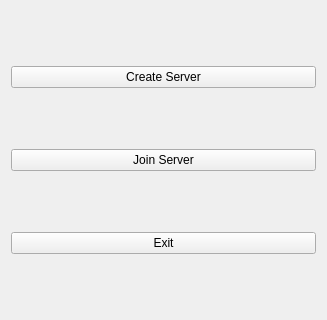
<?xml version="1.0" encoding="UTF-8"?>
<ui version="4.0">
 <class>potg_main</class>
 <widget class="QWidget" name="potg_main">
  <property name="geometry">
   <rect>
    <x>0</x>
    <y>0</y>
    <width>327</width>
    <height>320</height>
   </rect>
  </property>
  <property name="windowTitle">
   <string>Form</string>
  </property>
  <layout class="QVBoxLayout" name="verticalLayout">
   <item>
    <widget class="QPushButton" name="create_server_button">
     <property name="text">
      <string>Create Server</string>
     </property>
    </widget>
   </item>
   <item>
    <widget class="QPushButton" name="join_server_button">
     <property name="text">
      <string>Join Server</string>
     </property>
    </widget>
   </item>
   <item>
    <widget class="QPushButton" name="exit_game_button">
     <property name="text">
      <string>Exit</string>
     </property>
    </widget>
   </item>
  </layout>
 </widget>
 <resources/>
 <connections/>
</ui>
